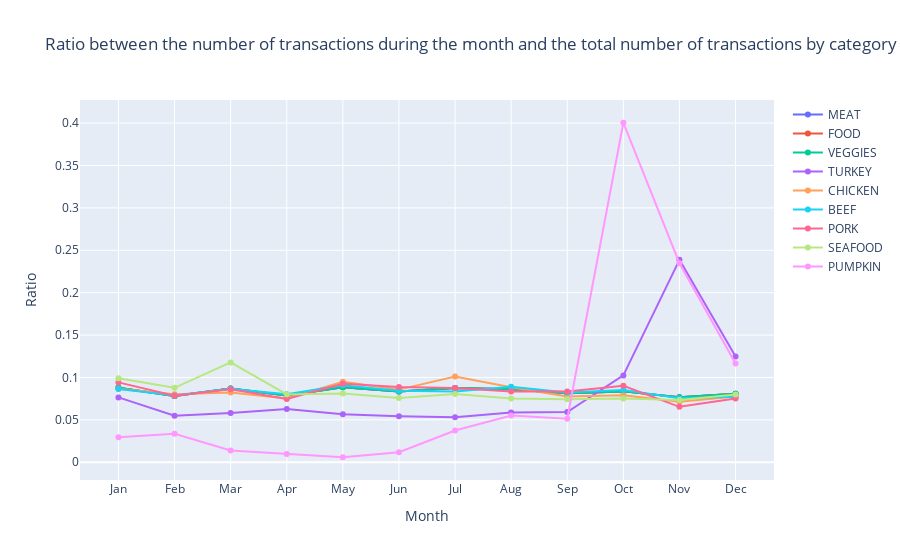

Source (notebook cell):
### Code cell
fig = go.Figure()
for name, df in zip(trans_per_time.keys(), trans_per_time.values()):
    fig.add_scatter(x=df[time], y=df['RATIO'], name=name)

fig.update_layout(
    title="Ratio between the number of transactions during the month and the total number of transactions by category",
    yaxis_title="Ratio",
    xaxis_title="Month",
)
fig.show()

### Figure 1 — Plotly figure (JSON) as saved in the notebook; plotly's stock layout.template omitted (floating-point values rounded to 4 significant figures)
{"data": [{"name": "MEAT", "type": "scatter", "x": ["Jan", "Feb", "Mar", "Apr", "May", "Jun", "Jul", "Aug", "Sep", "Oct", "Nov", "Dec"], "y": [0.08791, 0.07817, 0.08711, 0.07889, 0.08854, 0.08346, 0.08752, 0.08599, 0.08148, 0.0836, 0.07662, 0.08072]}, {"name": "FOOD", "type": "scatter", "x": ["Jan", "Feb", "Mar", "Apr", "May", "Jun", "Jul", "Aug", "Sep", "Oct", "Nov", "Dec"], "y": [0.08791, 0.07817, 0.08711, 0.07889, 0.08854, 0.08346, 0.08752, 0.08599, 0.08148, 0.0836, 0.07662, 0.08072]}, {"name": "VEGGIES", "type": "scatter", "x": ["Jan", "Feb", "Mar", "Apr", "May", "Jun", "Jul", "Aug", "Sep", "Oct", "Nov", "Dec"], "y": [0.08791, 0.07817, 0.08711, 0.07889, 0.08854, 0.08346, 0.08752, 0.08599, 0.08148, 0.0836, 0.07662, 0.08072]}, {"name": "TURKEY", "type": "scatter", "x": ["Jan", "Feb", "Mar", "Apr", "May", "Jun", "Jul", "Aug", "Sep", "Oct", "Nov", "Dec"], "y": [0.0765, 0.0549, 0.05799, 0.06292, 0.05676, 0.05429, 0.05305, 0.05861, 0.05922, 0.1024, 0.2387, 0.1246]}, {"name": "CHICKEN", "type": "scatter", "x": ["Jan", "Feb", "Mar", "Apr", "May", "Jun", "Jul", "Aug", "Sep", "Oct", "Nov", "Dec"], "y": [0.08656, 0.08019, 0.08236, 0.07534, 0.09482, 0.08569, 0.1011, 0.08859, 0.07751, 0.0791, 0.07128, 0.07744]}, {"name": "BEEF", "type": "scatter", "x": ["Jan", "Feb", "Mar", "Apr", "May", "Jun", "Jul", "Aug", "Sep", "Oct", "Nov", "Dec"], "y": [0.08634, 0.07878, 0.08674, 0.08016, 0.09096, 0.08431, 0.08347, 0.08893, 0.08227, 0.08533, 0.07537, 0.07733]}, {"name": "PORK", "type": "scatter", "x": ["Jan", "Feb", "Mar", "Apr", "May", "Jun", "Jul", "Aug", "Sep", "Oct", "Nov", "Dec"], "y": [0.09421, 0.0784, 0.08599, 0.07473, 0.09269, 0.08864, 0.08751, 0.08359, 0.08346, 0.09029, 0.06538, 0.07511]}, {"name": "SEAFOOD", "type": "scatter", "x": ["Jan", "Feb", "Mar", "Apr", "May", "Jun", "Jul", "Aug", "Sep", "Oct", "Nov", "Dec"], "y": [0.09917, 0.08782, 0.1178, 0.07993, 0.08106, 0.07565, 0.08038, 0.07513, 0.07445, 0.0752, 0.07355, 0.07986]}, {"name": "PUMPKIN", "type": "scatter", "x": ["Jan", "Feb", "Mar", "Apr", "May", "Jun", "Jul", "Aug", "Sep", "Oct", "Nov", "Dec"], "y": [0.02959, 0.03353, 0.01381, 0.009862, 0.005917, 0.01183, 0.03748, 0.05523, 0.05128, 0.4004, 0.2347, 0.1164]}], "layout": {"autosize": true, "title": {"text": "Ratio between the number of transactions during the month and the total number of transactions by category"}, "xaxis": {"autorange": true, "range": [-0.6769, 11.68], "title": {"text": "Month"}, "type": "category"}, "yaxis": {"autorange": true, "range": [-0.02298, 0.4293], "title": {"text": "Ratio"}, "type": "linear"}}}
